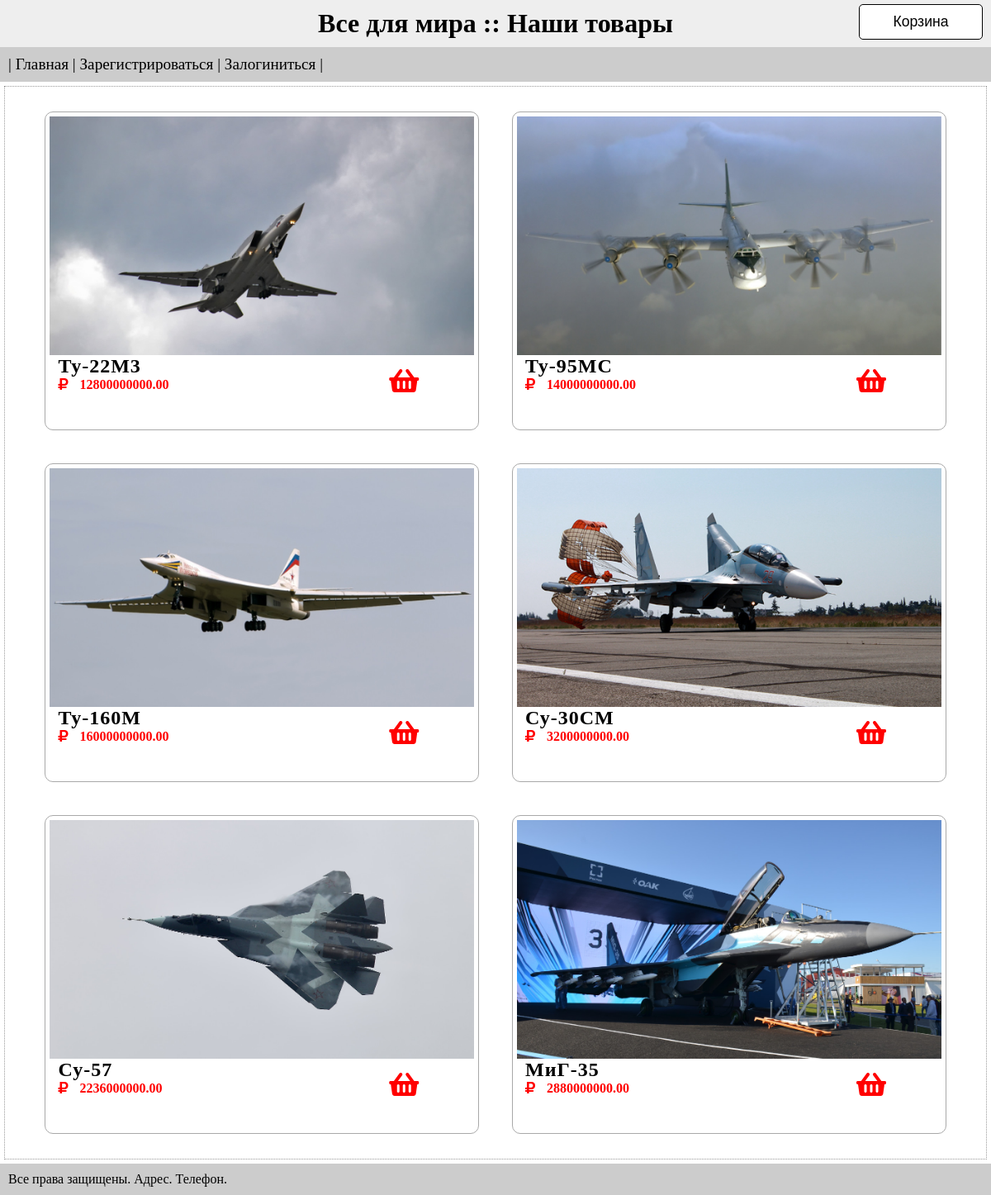
The page / on the database its author committed.
### tables this page shows
CREATE TABLE `products_desc` (
  `id` bigint(20) UNSIGNED NOT NULL,
  `prod_brand` varchar(255) DEFAULT NULL,
  `prod_name` varchar(255) DEFAULT NULL,
  `prod_desc` text,
  `prod_price` decimal(20,2) DEFAULT NULL,
  `prod_hurl` varchar(255) DEFAULT NULL
);

### c/C_Controller.php (called while the page is built, shortened)
<?php
abstract class C_Controller {
	public function Request($action)
	{
		$this->$action();
		$this->render();
	}
	protected function Template($fileName, $vars = array())
	{
		include "$fileName";
		return ob_get_clean();
	}
}

### c/C_Page.php (called while the page is built, shortened)
<?php
class C_Page extends C_Base {
	public function action_index(){
		if(isset($_GET['productID']) && !empty($_GET['productID']) && $this->IsGet()) {
			$productsDescr = DB::selectDB('SELECT '.PRODUCTS.'.id, prod_brand, prod_name, prod_desc, prod_price, '.PHOTOS.'.file_name, '.PHOTOS.'.image_name
											FROM '.PRODUCTS.'
											JOIN '.PHOTOS.' ON '.PRODUCTS.'.id = '.PHOTOS.'.prod_id AND '.PRODUCTS.'.id = \''.$_GET['productID'].'\'');
			$productsPics = [];
			foreach($productsDescr as $val) {
				$productsPics[$val['file_name']] = $val['image_name'];
			}
			$this->title .= ' :: "'.$productsDescr[0]['prod_brand'].'"';
			$this->content = $this->Template('v/v_index.php', ['prodDescr' => $productsDescr, 'prodPics' => $productsPics]);
		} else {
			$this->title .= ' :: Наши товары';
			$productsList = DB::selectDB('SELECT '.PRODUCTS . '.id, prod_name, prod_price, prod_hurl, '.PHOTOS.'.file_name, '.PHOTOS.'.image_name
											FROM '.PRODUCTS.' JOIN '.PHOTOS.' ON '.PRODUCTS.'.id = '.PHOTOS.'.prod_id
											GROUP BY '.PRODUCTS.'.id
											ORDER BY '.PRODUCTS.'.id');
			$this->content = $this->Template('v/v_index.php', ['prodList' => $productsList]);
		}
	}
}

### index.php (called while the page is built, shortened)
<?php
$action = 'action_';
$action .= (isset($_GET['act'])) ? $_GET['act'] : 'index';
print_r($link);
switch ($_GET['c'])
{
	default:
		$controller = new C_Page();
}
$controller->Request($action);

### c/DB.php (called while the page is built, shortened)
<?php
class DB {
    private static $connect;
    public static function makeConnect() {
        if(self::$connect==null) {
            $connect_str = DRIVER . ':host='. SITE . ';dbname=' . DATABASE;
            self::$connect = new PDO($connect_str, ADMIN, PASS, [PDO::ATTR_ERRMODE => PDO::ERRMODE_EXCEPTION]);
        }
        return self::$connect;
    }
    public static function DBQuery($query) {
        $result = self::$connect->prepare($query);
        $result->execute();
        return $result;
    }
    public static function selectDB($query) {
        return self::DBQuery($query)->fetchAll(PDO::FETCH_ASSOC);
    }
}

### v/v_index.php (the view, shortened to what this page needs)
<?php if (isset($prodList)): ?>
    <section class="products_list">
    <?php foreach ($prodList as $prods): ?>
        <div class="product_card" data-id="<?= $prods['id'] ?>">
            <a href="index.php?c=page&productID=<?= $prods['id'] ?>" class="product_link">
                <img src="public/img/<?= $prods['file_name'] ?>" alt="<?= $prods['image_name'] ?>">
                <h2 class="product_name"><?= $prods['prod_name'] ?></h2>
                <i class="fas fa-ruble-sign"></i> <span class="product_price"><?= $prods['prod_price'] ?></span>
                <a class="to_cart"><i class="fas fa-shopping-basket"></i></a>
            </a>
        </div>
    <?php endforeach; ?>
    </section>
<?php endif; ?>

### v/v_main.php (shortened to what this page needs)
<!DOCTYPE html PUBLIC "-//W3C//DTD HTML 4.01 Transitional//EN">
<html>
<head>
	<link rel="stylesheet" type="text/css" media="screen" href="v/style.css" />
	<link rel="stylesheet" href="https://use.fontawesome.com/releases/v5.8.1/css/all.css"
>
</head>
<body>
	<div id="header">
		<h1><?=$title?></h1>
		<div class="cart">
            <button class="btn_cart" type="button">Корзина</button>
    	</div>
	</div>
	<div id="menu">
		| <a href="/">Главная</a> |
		<?php if ($_SESSION['registered']): ?>
			<a href="index.php?c=users&user=<?= $login ?>">Личный кабинет</a> |
		<?php else: ?>
			<a href="index.php?c=users&act=register">Зарегистрироваться</a> |
			<a href="index.php?c=users&act=login">Залогиниться</a> |
		<?php endif; ?>
	</div>
	<div id="content">
		<?=$content?>
	</div>
	<div id="footer">
		Все права защищены. Адрес. Телефон.
	</div>
</body>
</html>

### c/C_Base.php (shortened to what this page needs)
<?php
abstract class C_Base extends C_Controller {
	protected $title;
	protected $content;
	protected $login;
	protected function before()
	{
		$this->title = 'Все для мира';
		$this->content = '';
		$this->login = $_SESSION['registered'];
	}
	public function render()
	{
		$vars = array('title' => $this->title, 'content' => $this->content, 'login' => $this->login);
		$page = $this->Template('v/v_main.php', $vars);
		echo $page;
	}
}

### v/style.css (style rules this page uses)
* { margin: 0; padding: 0; }
body { font-family: Georgia; font-size: 1em; margin: 0; }
a { color: #00f; }
#header { padding: 10px; background: #eee; text-align: center; }
#menu { padding: 10px; background: #ccc; font-size: 1.2em; }
#content { margin: 5px; padding: 10px; border: 1px dotted #999; }
#footer { padding: 10px; background: #ccc; }
button { cursor: pointer; transition: .5s; }
.products_list { min-height: 100vh; display: flex; flex-wrap: wrap; justify-content: center; }
.product_card { width: 45%; height: fit-content; margin: 20px; padding: 5px; border: 1px solid darkgrey; border-radius: 10px; cursor: pointer; transition: .25s; box-sizing: border-box; }
.product_card img { width: 100%; }
.product_link { display: block; text-decoration: none; }
.product_name { color: black; letter-spacing: 1px; margin-left: 10px; }
.product_price { font-weight: 600; color: red; margin-left: 10px; }
.to_cart { display: block; width: 37px; height: 40px; position: relative; left: 80%; bottom: 30px; font-size: 2em; color: red; }
.fa-ruble-sign { color: red; margin-left: 10px; }
a { text-decoration: none; color: black; transition: .5s; }
.cart { position: absolute; top: 5px; right: 10px; }
.btn_cart { width: 150px; background-color: white; border: 1px solid black; padding: 10px; font-size: 1.1em; border-radius: 5px; }

### rows shown on the page
products_desc: shows a picture, prod_name "Ту-22М3", prod_price "12800000000.00"
products_desc: shows a picture, prod_name "Ту-95МС", prod_price "14000000000.00"
products_desc: shows a picture, prod_name "Ту-160М", prod_price "16000000000.00"
products_desc: shows a picture, prod_name "Су-30СМ", prod_price "3200000000.00"
products_desc: shows a picture, prod_name "Су-57", prod_price "2236000000.00"
products_desc: shows a picture, prod_name "МиГ-35", prod_price "2880000000.00"

### other values the page prints
$title "Все для мира :: Наши товары"
